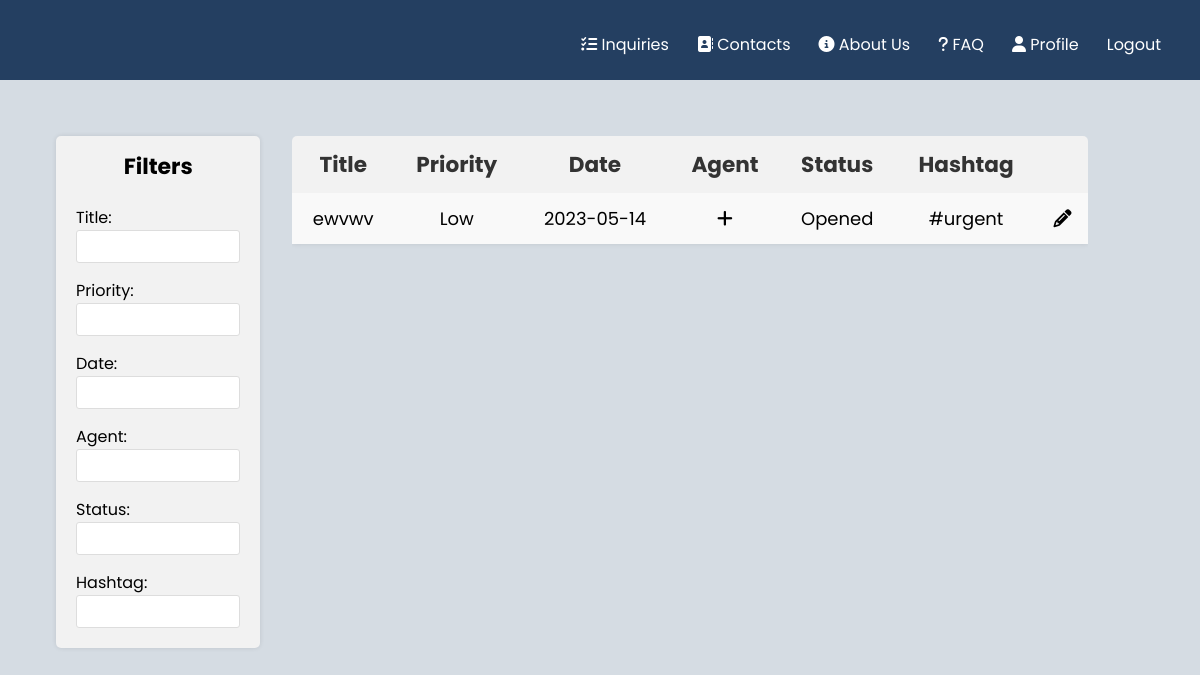
The page /pages/tickets_all.php?department=Finance (signed in) on the database as committed earlier.
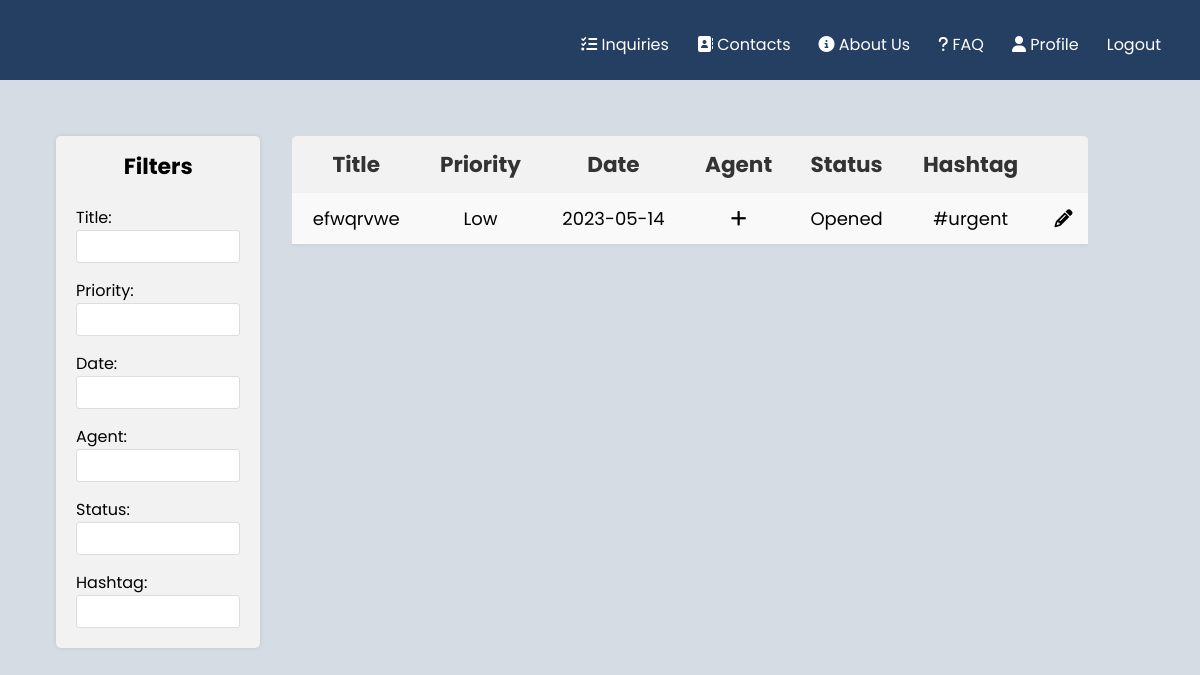
The same page on the database as committed later.
### tables this page shows
CREATE TABLE tickets(

    idTicket integer primary key AUTOINCREMENT,
    title text NOT NULL,
    description text,
    status text references Status(title),
    idAgent text references Agents(idAgent),
    idClient text references Clients(idClient),
    department text references department(title),
    priority text,
    hashtag text,
    date datetime
);

### pages/tickets_all.php (called while the page is built, shortened)
<?php
    require_once(__DIR__ . '/../database/connection.db.php');
    include '../database/ticket.class.php';
    include '../database/user.class.php';
    include '../utils/session.php';
    include '../templates/tickets.tpl.php';
    include '../templates/tickets_all.tpl.php';
    $session = new Session();
    $db = getDatabaseConnection();
    $user = User::getUserWithId($db, $session->getID());
    $tickets = $user->getAllTicketsWithDepartment($db, $_GET['department']);
    drawTicketsAll($tickets);
?>

### database/ticket.class.php (called while the page is built, shortened)
<?php
     class Ticket{
        public string $title;
        public string $priority;
        public function __construct(int $idTicket, string $title, string $status,
          string $description, string $department, string $priority, string $date){
            $this->idTicket = $idTicket;
            $this->title = $title;
            $this->status = $status;
            $this->priority = $priority;
            $this->date = $date;
        }
        public function getTitle(){
            return $this->title;
        }
        public function getPriority(){
            return $this->priority;
        }
     }
?>

### database/user.class.php (called while the page is built, shortened)
<?php
     class User{
        static function getUserWithID(PDO $db, int $id) : ?User {
            $stmt = $db->prepare('
                SELECT u.idUser, u.email, u.name, u.username
                FROM users u JOIN admins a ON u.idUser = a.idAdmin
                WHERE u.idUser = ?');
            $stmt->execute(array($id));
            $row = $stmt->fetch(PDO::FETCH_ASSOC);
            $stmt = $db->prepare('
                SELECT u.idUser, u.email, u.name, u.username
                FROM users u JOIN agents a ON u.idUser = a.idAgent
                WHERE u.idUser = ?');
            $stmt->execute(array($id));;
            $row = $stmt->fetch(PDO::FETCH_ASSOC);
            if ($row !== false) {
                return new Agent($row['idUser'], $row['email'], $row['name'], $row['username']);
            }
            return null;
            }
     }
    class Agent extends Client{
        function getAllTicketsWithDepartment($db, $department){
            $stmt = $db->prepare('SELECT idTicket, date, status, title, description, department, priority FROM tickets WHERE department = ?');
            $stmt->execute([$department]);
            $ticketRows = $stmt->fetchAll(PDO::FETCH_ASSOC);
            $tickets = [];
            foreach ($ticketRows as $row) {
                $ticket = new Ticket(
                    $row['idTicket'],
                    $row['title'],
                    $row['status'],
                    $row['description'],
                    $row['department'],
                    $row['priority'],
                    $row['date']
                );
                array_push($tickets, $ticket);
            }
            return $tickets;
        }
    }
?>

### utils/session.php (called while the page is built, shortened)
<?php
class Session{
      public function getID() : ?int {
        return isset($_SESSION['id']) ? $_SESSION['id'] : null;
      }
}
?>

### templates/tickets_all.tpl.php (the view, shortened to what the changed rows need)
<?php function drawTicketsAll($tickets) { ?>
    <main class="tab">
            <section class="table-container">
                <table id="filter">
                        <th>Title</th>
                        <th>Priority</th>
                        <th>Date</th>
                        <th>Agent</th>
                        <th>Status</th>
                        <th>Hashtag</th>
                        <th></th>
                    <?php
                        foreach($tickets as $ticket)
                            drawTicketAll($ticket);
                    ?>
                </table>
            </section>
        </main>
    </body>
</html>
<?php } ?>
<?php function drawTicketAll($ticket) { ?>
    <tr>
        <td><a href="../pages/ticket_detail.php?ticket=<?php echo urlencode($ticket->idTicket) ?>"><?php echo $ticket->getTitle() ?></a></td>
        <td><?php echo $ticket->getPriority() ?></td>
        <td><?php echo $ticket->date ?></td>
        <td>
            <?php
                if ($ticket->status == "Opened"){
                    echo "<i class=\"fa-solid fa-plus\"></i>";
                }
                else{
                    echo $ticket->status;
                }
            ?>
        </td>
        <td><?php echo $ticket->status ?></td>
        <td>#urgent</td>
        <td><i class="fa-solid fa-pencil"></i></td>
    </tr>
<?php } ?>

Rows that differ between the two databases and show on the page:
changed tickets "Low": title "ewvwv" → "efwqrvwe"
